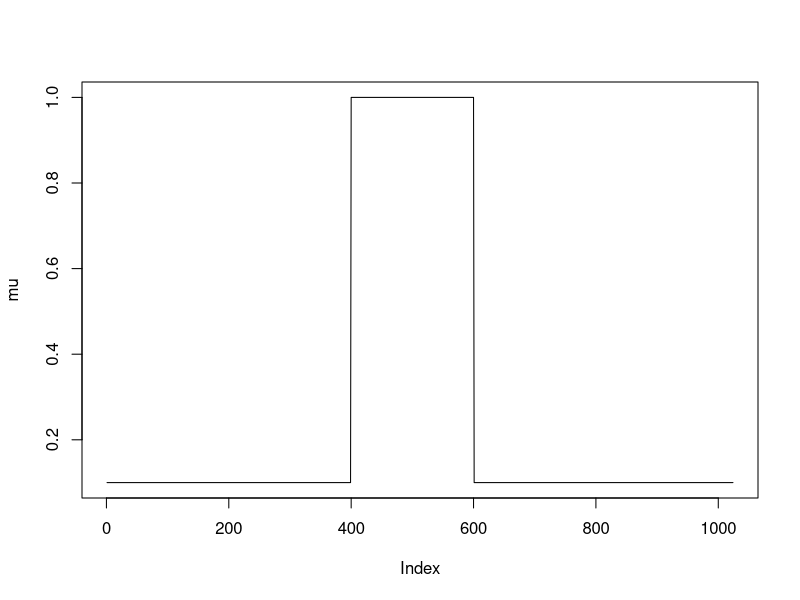

Recreate this plot in R. (Note: this script raises an error after producing the figure.)
mu=rep(0.1,1024)
mu[400:600]=1
y=rpois(1024,mu)

plot(mu,type='l')
lines(ashsmooth.pois(y),type='l',col=2)
lines(ashsmooth.gaus(y),col=4)

vest=ashsmooth.gaus(y,v.est=TRUE)
plot(,type='l')




##debug
tt=titable(y)$difftable
    v1=(y-lshift(y))^2/2
    v2=(rshift(y)-y)^2/2
    vv=(v1+v2)/2
vvv=titable(vv)$sumtable

vvv=titable(vest)$sumtable

ww=matrix(0,nrow=10,ncol=1024)
for(j in 0:9){
ind.nnull=(tt[j+2,]!=0|vvv[j+2,]!=0)
za=ash(tt[j+2,],sqrt(vvv[j+2,]),prior="nullbiased",multiseqoutput=TRUE,pointmass=TRUE,nullcheck=TRUE,VB=FALSE,mixsd=NULL,mixcompdist="normal",gridmult=2,lambda1=1,lambda2=0,df=NULL,trace=FALSE)
ww[j+1,ind.nnull]=za$PosteriorMean/2
ww[j+1,!ind.nnull]=0
print(j)
}


plot(reverse.gwave(sum(y),ww,-ww),type='l')





#' Interleave two vectors
#' @param x,y: two vectors of the same length
#' @return a vector of length twice that of x (or y)
interleave=function(x,y){
  return(as.vector(rbind(x,y)))
}


#' Shift a vector one unit to the right
#' @param x: a vector
#' @return a vector of the same length as that of x 
rshift = function(x){L=length(x); return(c(x[L],x[-L]))}
lshift = function(x){return(c(x[-1],x[1]))}


#' Produces two TI tables. One table contains the difference between adjacent pairs of data in the same resolution, and the other table contains the sum.
#' @param sig: a signal of length a power of 2
#' @return a list of two TI tables in the form of matrices
titable=function(sig){
  n = length(sig)
  J = log2(n)

  dmat = matrix(0, nrow=J+1, ncol=n)
  ddmat = matrix(0, nrow=J+1, ncol=n)
  dmat[1,] = sig
  ddmat[1,] = sig
  
  #dmat[1,] = as.matrix(sig)  
  #dmat2 = matrix(0, nrow=J, ncol=2*n) #the parent table
  
  for(D in 0:(J-1)){
    nD = 2^(J-D); 
    nDo2 = nD/2;
    twonD = 2*nD;
    for(l in 0:(2^D-1)){
      ind = (l*nD+1):((l+1)*nD)
      #ind2 = (l*twonD+1):((l+1)*twonD)
      x = dmat[D+1,ind]
      lsumx = x[seq(from=1,to=nD-1, by=2)] + x[seq(from=2,to=nD,by=2)]
      ldiffx = x[seq(from=1,to=nD-1, by=2)] - x[seq(from=2,to=nD,by=2)]
      rx = rshift(x);
      rsumx = rx[seq(from=1,to=nD-1, by=2)] + rx[seq(from=2,to=nD,by=2)]
      rdiffx = rx[seq(from=1,to=nD-1, by=2)] - rx[seq(from=2,to=nD,by=2)]
      dmat[D+2,ind] = c(lsumx,rsumx)
      ddmat[D+2,ind] = c(ldiffx,rdiffx)
    }
  }
  return(list(sumtable=dmat,difftable=ddmat))
}


#' Turns a TItable into a matrix that one can apply glm to (for Poisson denoising).
#' @param dmat: a k by n matrix
#' return a 2 by nk/2 matrix
simplify=function(dmat){
  matrix(t(dmat),nrow=2)
}

#' Reverse wavelet transform a set of wavelet coefficients in TItable format for Gaussian data.
#' @param lp: a J by n matrix of estimated wavelet coefficients. 
#' @param lq: a J by n matrix of complementary wavelet coefficients.
#' @param est: an n-vector. Usually a constant vector with each element equal to the estimated total mean.
#' @return reconstructed signal in the original data space.
reverse.gwave=function(est,lp,lq=NULL){
  if(is.null(lq)){
    lq = -lp
  }
  if(length(est)==1){est = rep(est,ncol(lp))}
  
  J=nrow(lp)
  
  for(D in J:1){
    #print(exp(est))
    #readline("press a key")
    nD = 2^(J-D+1) 
    nDo2 = nD/2
    for(l in 0:(2^(D-1)-1)){

      ind = (l*nD+1):((l+1)*nD)
      
      estvec = est[ind]/2
      lpvec = lp[D,ind]
      lqvec = lq[D,ind]

      estl = estvec[1:nDo2]
      lpl=lpvec[1:nDo2]
      lql=lqvec[1:nDo2]
      nestl = interleave(estl+lpl,estl+lql) #interleaves the two
      

      estr = estvec[(nDo2+1):nD]
      lpr = lpvec[(nDo2+1):nD]
      lqr = lqvec[(nDo2+1):nD]
      nestr = interleave(estr+lpr,estr+lqr) #interleaves the two
      nestr = lshift(nestr)

      est[ind] = 0.5*( nestl + nestr )
    }
  }
  return(est)
}


